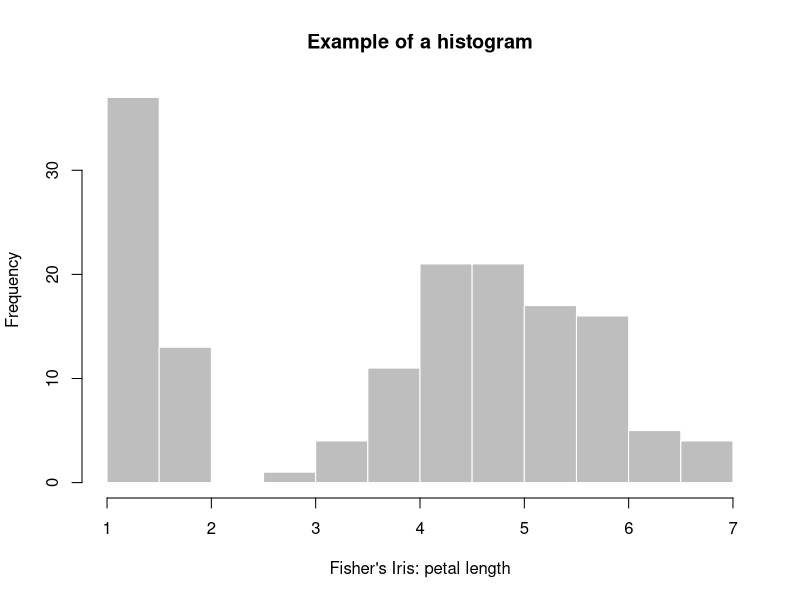
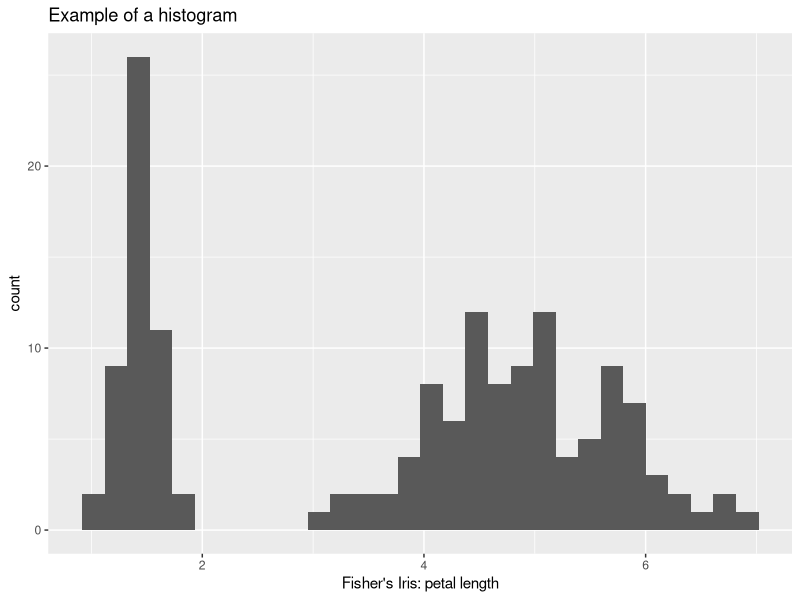
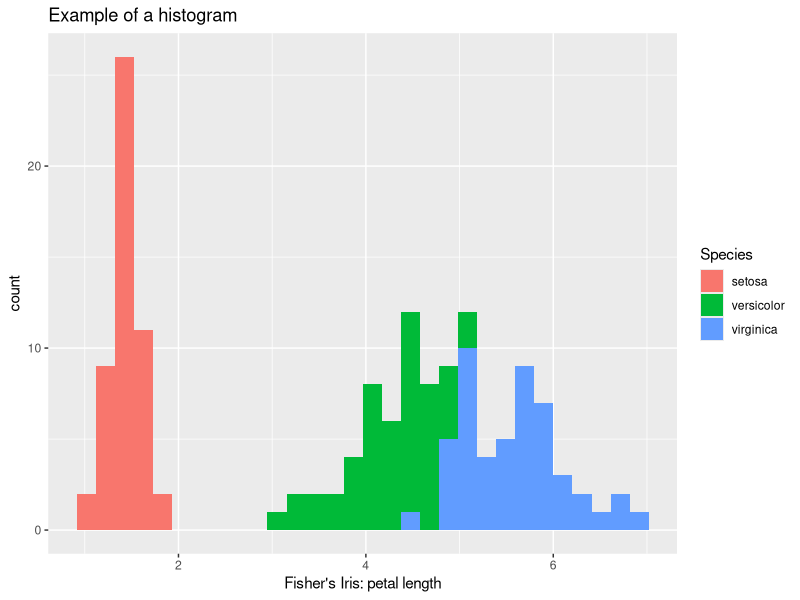
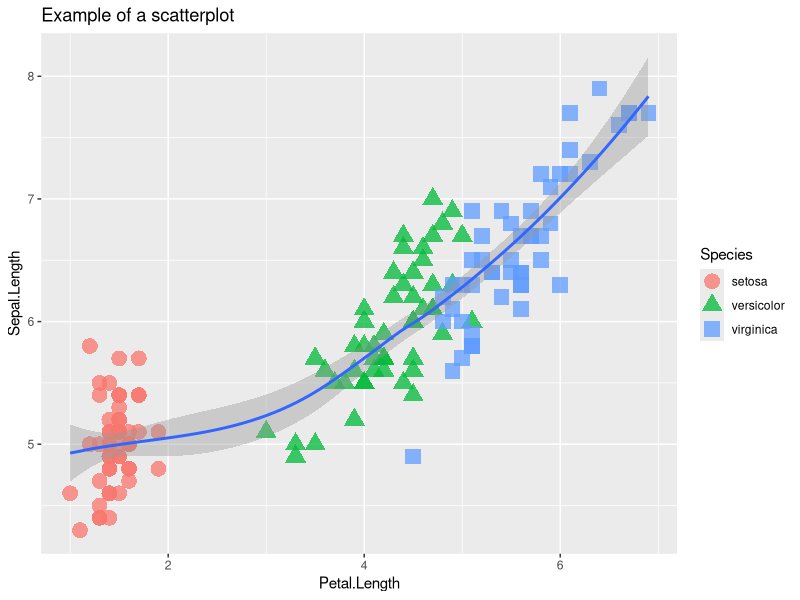

Here is the R script that generated these plots, in order:
## ---- chunk 1
knitr::opts_chunk$set(collapse = TRUE, out.width = "60%",
                      warning = FALSE, message = FALSE,
                      tidy = FALSE)
## ---- chunk 2
head(iris)
## ---- chunk 3
hist(iris$Petal.Length, col = "grey", border = "white",
     main = "Example of a histogram", xlab = "Fisher's Iris: petal length")
## ---- chunk 4
library(ggplot2)
my_plot <- ggplot(iris) + geom_histogram(aes(Petal.Length)) +
  labs(title = "Example of a histogram",
       x = "Fisher's Iris: petal length")
my_plot
## ---- chunk 5
my_plot + aes(fill = Species)
## ---- chunk 6
my_plot <- ggplot(iris, aes(x = Petal.Length, y = Sepal.Length)) +
  geom_point(aes(color = Species, shape = Species),
             size = 5, alpha = .75) +
  geom_smooth() +
  labs(title = "Example of a scatterplot")
my_plot
